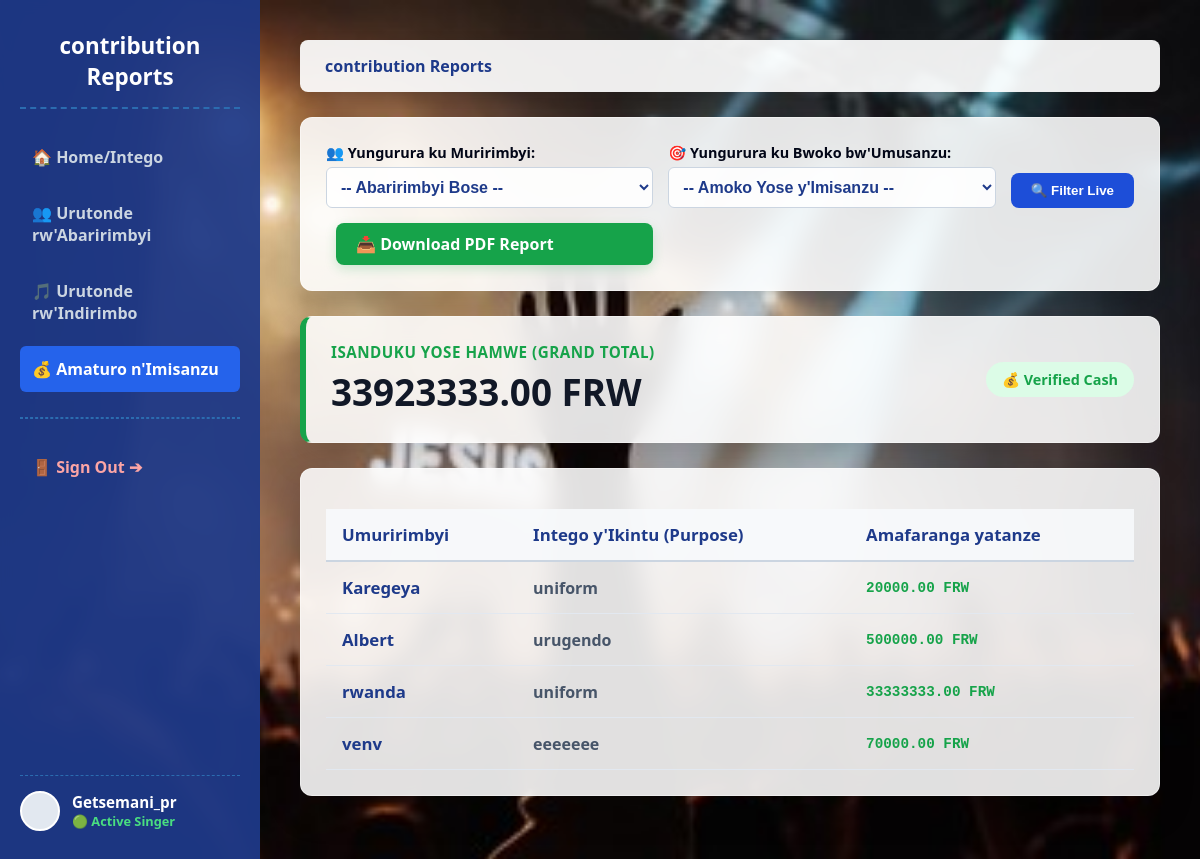
/contributions/ (signed in), run on an earlier commit of the app's database.
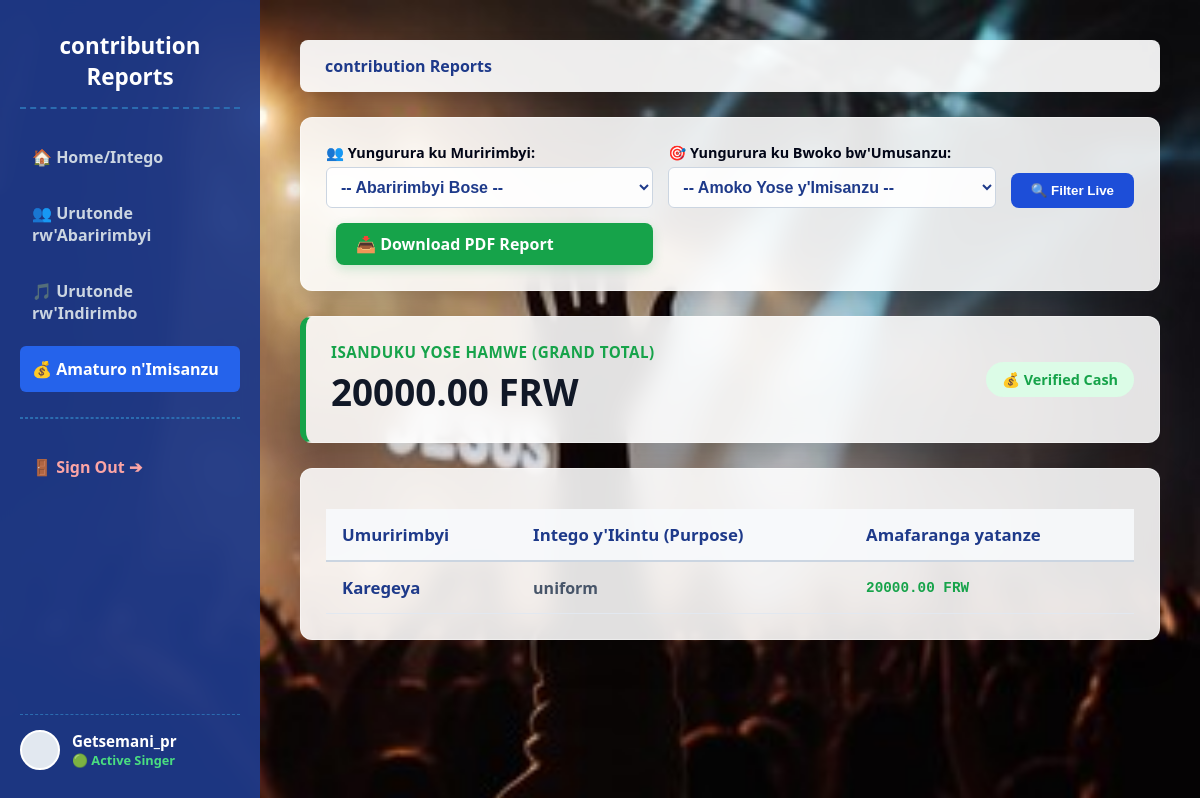
And on a later commit of the database.
### choir_app/models.py (models this page shows, shortened)
class Contribution(models.Model):
    member = models.ForeignKey(Member, on_delete=models.CASCADE)
    purpose = models.CharField(max_length=200)
    amount = models.DecimalField(max_digits=10, decimal_places=2)
    date_paid = models.DateField(auto_now_add=True)

class Member(models.Model):
    VOICE_CHOICES = [
        ('Soprano', 'Soprano'),
        ('Alto', 'Alto'),
        ('Tenor', 'Tenor'),
        ('Bass', 'Bass'),
    ]
    name = models.CharField(max_length=200)
    voice = models.CharField(max_length=50, choices=VOICE_CHOICES)
    phone = models.CharField(max_length=20, blank=True, null=True)

### choir_app/views.py (the view, shortened to what this page needs)
# urls.py: path('contributions/', views.contributions_list, name='contributions_list'),
@login_required(login_url='/login/')
def contributions_list(request):
    members = Member.objects.all()
    contributions = Contribution.objects.all()
    selected_member = request.GET.get('member', '')
    selected_purpose = request.GET.get('purpose', '')
    if selected_member:
        contributions = contributions.filter(member_id=selected_member)
    if selected_purpose:
        contributions = contributions.filter(purpose=selected_purpose)
    total_amount = sum(c.amount for c in contributions)
    purposes = Contribution.objects.values_list('purpose', flat=True).distinct()
    context = {
        'members': members,
        'contributions': contributions,
        'total_amount': total_amount,
        'purposes': purposes,
        'selected_member': int(selected_member) if selected_member else '',
        'selected_purpose': selected_purpose,
    }
    return render(request, 'choir_app/contributions.html', context)

### choir_app/templates/choir_app/contributions.html (shortened to what the changed rows need)
{% load static %}
<!DOCTYPE html>
<html lang="en">
<head>
</head>
<body>
    <div class="sidebar" style="display: flex; flex-direction: column; justify-content: space-between;">
        <div class="sidebar-top">
            <h2>contribution Reports</h2>
        </div>
    </div>
    <div class="main-workspace">
        <div class="glass-card" style="display: flex; justify-content: space-between; align-items: center; border-left: 6px solid #16a34a;">
            <div>
                <div style="font-weight: 800; color: #16a34a; font-size: 0.95em; text-transform: uppercase; letter-spacing: 0.5px;">ISANDUKU YOSE HAMWE (GRAND TOTAL)</div>
                <div style="font-size: 2.3em; font-weight: 800; color: #111827; margin-top: 5px;">{{ total_amount }} FRW</div>
            </div>
        </div>
        <div class="glass-card">
            <table class="data-table">
                <thead>
                    <tr>
                        <th>Umuririmbyi</th>
                        <th>Intego y'Ikintu (Purpose)</th>
                        <th>Amafaranga yatanze</th>
                    </tr>
                </thead>
                <tbody>
                    {% for contribution in contributions %}
                        <tr>
                            <td style="color: #1e3a8a; font-size: 1.05em;">{{ contribution.member.name }}</td>
                            <td style="color: #475569;">{{ contribution.purpose }}</td>
                            <td style="color: #16a34a; font-family: monospace; font-size: 1.1em; font-weight: 700;">{{ contribution.amount }} FRW</td>
                        </tr>
                    {% empty %}
                        <tr>
                            <td colspan="3" style="text-align: center; color: #64748b; font-style: italic; padding: 20px;">Nta misanzu cyangwa amaturo arandikwa muli database racyari ubu.</td>
                        </tr>
                    {% endfor %}
                </tbody>
            </table>
        </div>
    </div>
</body>
</html>

What changed in the data, as far as the page shows it:
removed Contribution: member.name "Albert", purpose "urugendo", amount "500000.00"
removed Contribution: member.name "rwanda", purpose "uniform", amount "33333333.00"
removed Contribution: member.name "venv", purpose "eeeeeee", amount "70000.00"
Also different on the page:
{{ total_amount }}: "33923333.00" → "20000.00"
